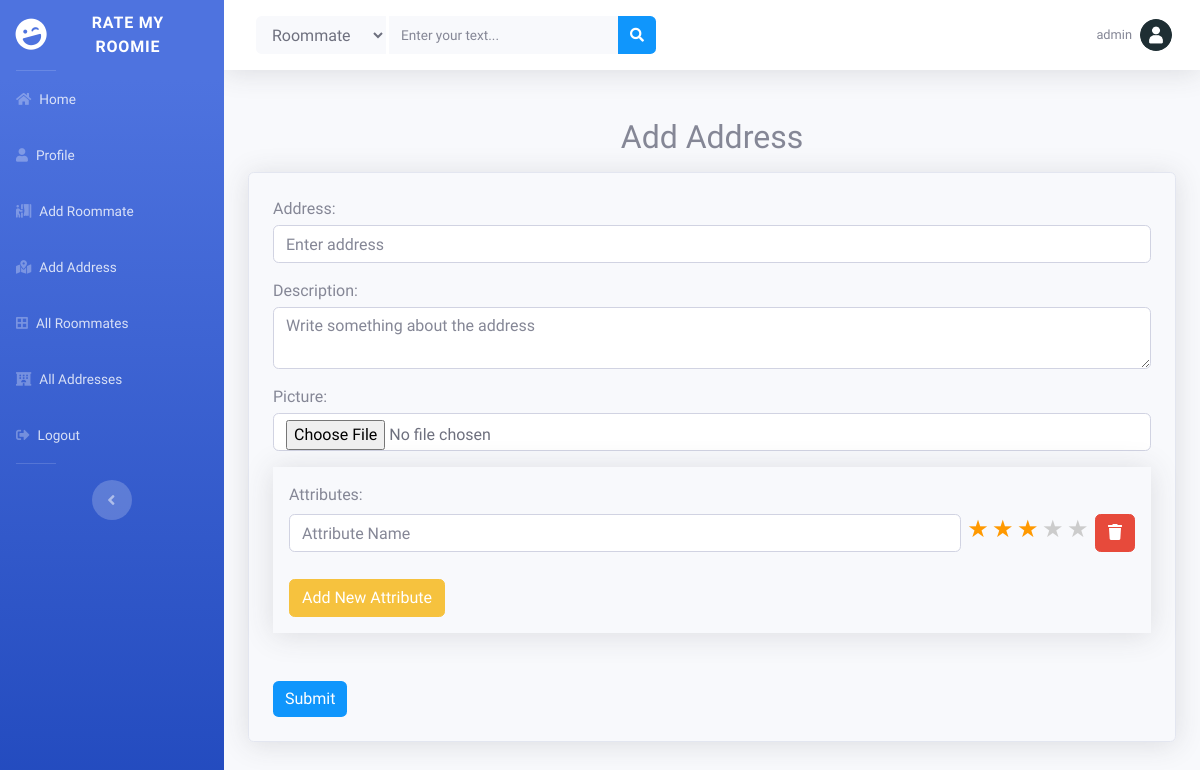
Page /add-address/ (signed in) on the earlier database version.
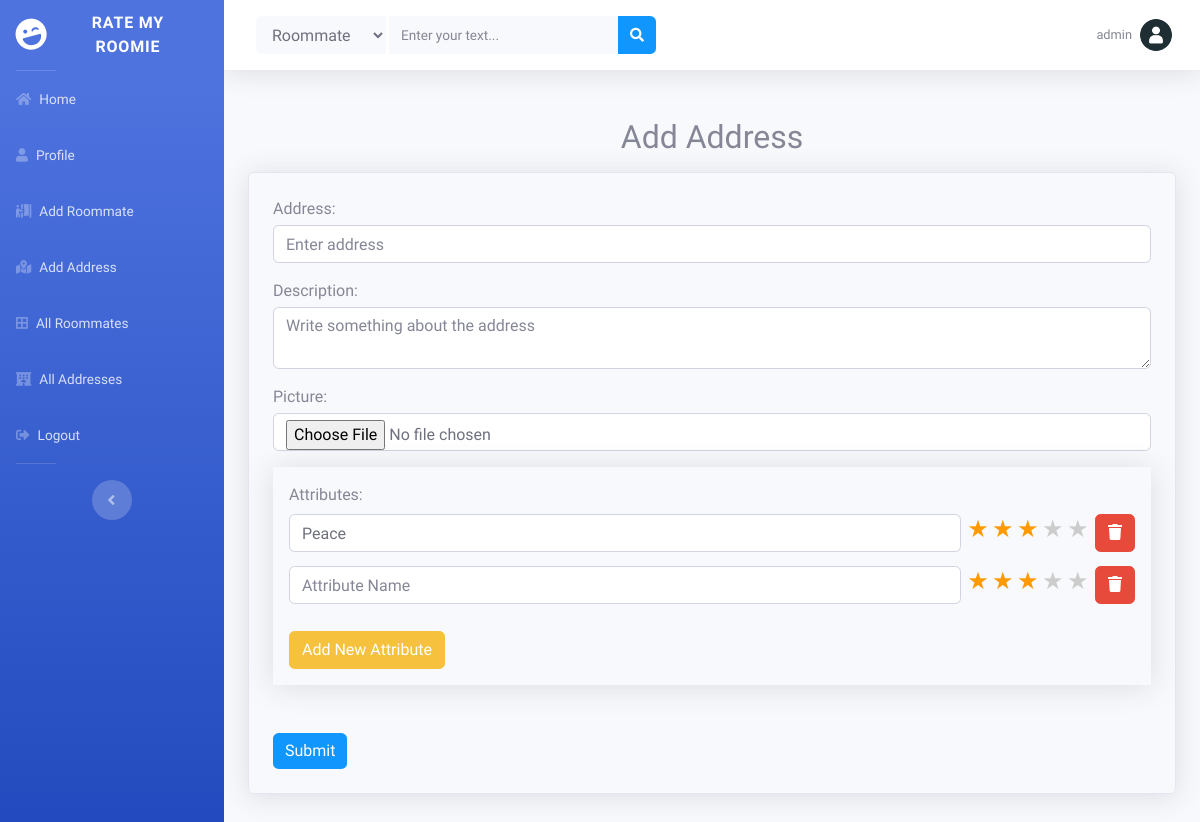
Same page on the later database version.
### main/models.py (models this page shows, shortened)
class AddressRating(models.Model):
    user = models.ForeignKey(User, on_delete=models.CASCADE)
    address = models.ForeignKey(Address, on_delete=models.CASCADE)
    attribute = models.CharField(max_length=100)
    rating = models.IntegerField()
    text = models.TextField(blank=True, null=True)
    is_default = models.BooleanField(default=False)
    created_at = models.DateTimeField(auto_now_add=True)
    updated_at = models.DateTimeField(auto_now=True)

### main/views.py (the view, shortened to what this page needs)
# urls.py: path('add-address/', views.add_address, name='add_address'),
@login_required(login_url='account:login')
def add_address(request):
    default_attributes = AddressRating.objects.filter(is_default=True)
    return render(request, 'main/add_address.html', {'default_attributes': default_attributes})

### account/context_processors.py (called while the page is built)
def user_profile(request):
    if request.user.is_authenticated:
        user_profile = UserProfile.objects.filter(user=request.user).first()
        return {'user_profile': user_profile}
    return {}

### templates/main/add_address.html (shortened to what this page needs)
{% extends "includes/base.html" %}
{% load static %}
{% block body %}
<link rel="stylesheet" href="{% static 'css/addroommate.css' %}">
<div class="container my-5">
    <h2 class="text-center my-3">Add Address</h2>
    <form class="p-4 border rounded shadow attributes__container_form" action="{% url "main:add_address" %}" method="POST" enctype="multipart/form-data">
        <p class="mb-0 mb-1">Address:</p>
        <input type="text" class="form-control mb-3" required placeholder="Enter address" name="address">
        <p class="mb-0 mb-1">Description:</p>
        <textarea class="form-control mb-3" placeholder="Write something about the address" name="about"></textarea>
        <p class="mb-0 mb-1">Picture:</p>
        <input type="file" name="photo" id="picture__input" class="form-control mb-3">
        <div class="shadow p-3 ">
            <p class="mb-0 mb-1">Attributes:</p>
            <div class="attributes__container">
                {% for attribute in default_attributes %}
                <div class="my_attribute">
                    <div class="d-flex justify-content-between align-items-center mb-2 gap-3">
                        <input required type="text" class="form-control " placeholder="Attribute Name" value="{{ attribute.attribute }}">
                        <div class="star-rating">
                            <label for="5-stars{{ forloop.counter }}d" class="star">&#9733;</label>
                            <label for="4-stars{{ forloop.counter }}d" class="star">&#9733;</label>
                            <label for="3-stars{{ forloop.counter }}d" class="star">&#9733;</label>
                            <label for="2-stars{{ forloop.counter }}d" class="star">&#9733;</label>
                            <label for="1-star{{ forloop.counter }}d" class="star">&#9733;</label>
                        </div>
                        <button onclick="deleteAttribute(this)" class="btn btn-danger"><i class="fas fa-trash"></i></button>
                    </div>
                </div>
                {% endfor %}
            </div>
            <button onclick="addNewAttribute()" type="button" class="btn btn-warning mt-3">Add New Attribute</button>
        </div>
        <div class="text-end mt-5">
            <button onclick="submitBtn()" type="button" class="btn btn-primary">Submit</button>
        </div>
    </form>
    </div>
</div>
<div class="attributes__container_copy d-none">
    <div>
        <div class="d-flex justify-content-between align-items-center mb-2 gap-3">
            <input required type="text" class="form-control " placeholder="Attribute Name">
            <div class="star-rating">
                <label for="5-stars" class="star">&#9733;</label>
                <label for="4-stars" class="star">&#9733;</label>
                <label for="3-stars" class="star">&#9733;</label>
                <label for="2-stars" class="star">&#9733;</label>
                <label for="1-star" class="star">&#9733;</label>
            </div>
            <button onclick="deleteAttribute(this)" class="btn btn-danger"><i class="fas fa-trash"></i></button>
        </div>
    </div>
</div>
{% endblock %}

Differences in the rows shown:
added AddressRating: attribute "Peace"
